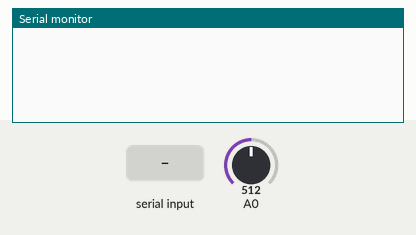
Simulated run of this sketch. Board: Arduino Uno, built with avr-gcc and run on an emulated ATmega328P. On the bench: the last lines printed to the serial monitor. Inputs (shaded band) come from the test bench; at power-on: A0 = 512.

Above: at 1.2 s.
1.3 s: "90,45\n" received over Serial
At 2.5 s:
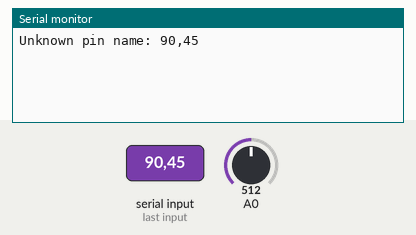
2.8 s: "5\n" received over Serial
At 3.7 s:
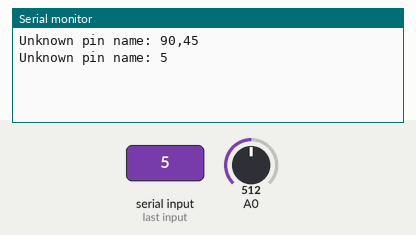
4.3 s: "a90\n" received over Serial
At 4.9 s:
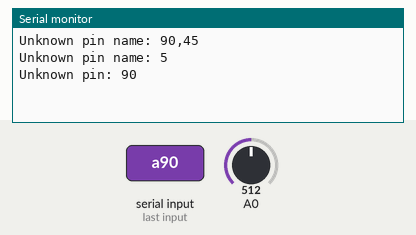
5.8 s: "a,45\n" received over Serial
At 7.0 s:
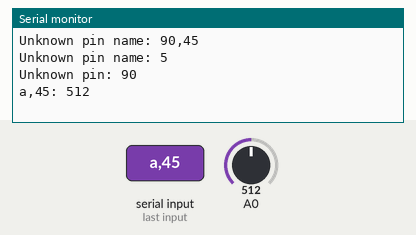
7.3 s: "A,45\n" received over Serial
At 8.5 s:
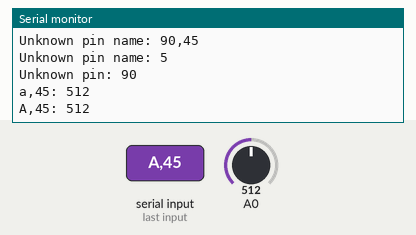
8.8 s: "a\n" received over Serial
At 9.5 s:
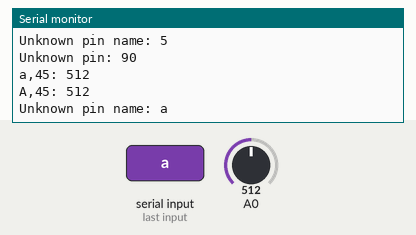

Measured:
- after the input at 1.3 s, the serial monitor: prints a new line at once (image 1)
- after the input at 2.8 s, the serial monitor: prints a new line at once (image 2)
- after the input at 4.3 s, the serial monitor: prints a new line at once (image 3)
- after the input at 5.8 s, the serial monitor: prints a new line at once (image 4)
- after the input at 7.3 s, the serial monitor: prints a new line at once (image 5)
- after the input at 8.8 s, the serial monitor: prints a new line at once (image 6)

The sketch:

AnalogReader.ino
```cpp
const unsigned int BAUD_RATE = 9600;
const unsigned int NUM_PINS = 6;

String  pin_name = "";
boolean input_available = false;

void setup() {
  Serial.begin(BAUD_RATE);
}

void loop() {
  if (input_available) {
    if (pin_name.length() > 1 &&
       (pin_name[0] == 'a' || pin_name[0] == 'A'))
    {
      const unsigned int pin = pin_name.substring(1).toInt();
      if (pin < NUM_PINS) {
        Serial.print(pin_name);
        Serial.print(": ");
        Serial.println(analogRead(pin));
      } else {
        Serial.print("Unknown pin: ");
        Serial.println(pin);
      }
    } else {
      Serial.print("Unknown pin name: ");
      Serial.println(pin_name);
    }
    pin_name = "";
    input_available = false;
  }
}

void serialEvent() {
  while (Serial.available()) {
    const char c = Serial.read();
    if (c == '\n')
      input_available = true;
    else
      pin_name += c;
  }
}
```
